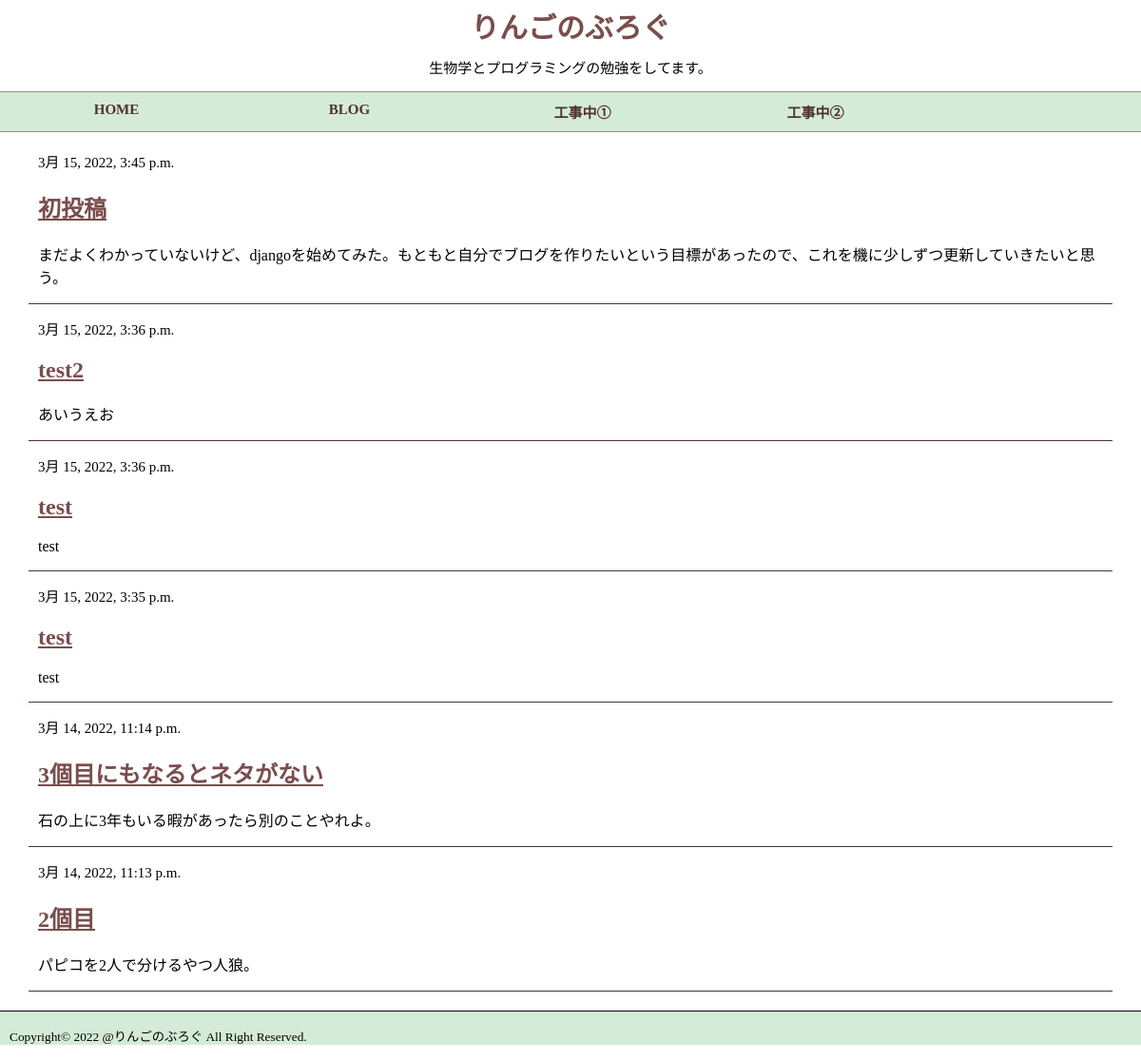
The app's page /, older data.
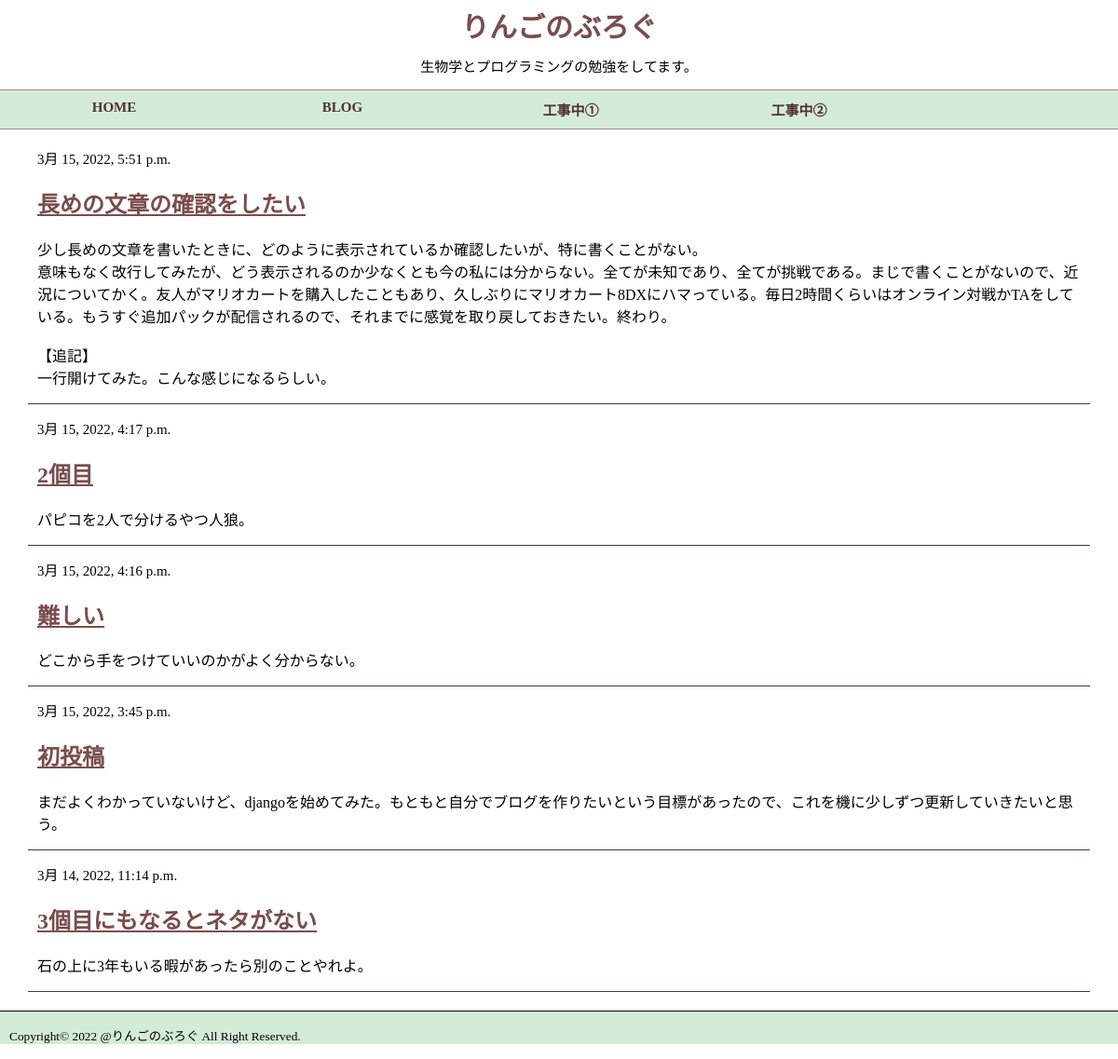
The same page, newer data.
### blog/models.py (models this page shows, shortened)
class Post(models.Model):
    author = models.ForeignKey(settings.AUTH_USER_MODEL, on_delete=models.CASCADE)
    title = models.CharField(max_length=200)
    text = models.TextField()
    create_date = models.DateTimeField(default=timezone.now)
    published_date = models.DateTimeField(blank=True, null=True)

### blog/views.py (the view)
# urls.py: path('', views.post_list, name='post_list'),
def post_list(request):
    posts = Post.objects.filter(published_date__lte=timezone.now()).order_by('-published_date')
    return render(request, 'blog/post_list.html', {'posts' : posts})

### blog/templates/blog/post_list.html
{% extends 'blog/base.html' %}
{% block content %}
    {% for post in posts %}
        <div class="post">
            <div class="date">
                <p>{{ post.published_date }}</p>
            </div>
            <h2><a href="{% url 'post_detail' pk=post.pk %}">{{ post.title }}</a></h2>
            <p>{{ post.text|linebreaksbr }}</p>
        </div>
    {% endfor %}
{% endblock %}

Row changes from the older to the newer data that the page shows:
removed Post: published_date "3月 15, 2022, 3:36 p.m.", title "test2", text "あいうえお"
removed Post: published_date "3月 15, 2022, 3:36 p.m.", title "test", text "test"
removed Post: published_date "3月 15, 2022, 3:35 p.m.", title "test", text "test"
added Post: published_date "3月 15, 2022, 5:51 p.m.", title "長めの文章の確認をしたい", text "少し長めの文章を書いたときに、どのように表示されているか確認したいが、特に書くことがない。 意味もなく改行してみたが、どう表示されるのか少なくとも今の私には分からない。全てが未知であり、全てが挑戦である。まじで書くことがないので、近況についてかく。友人がマリオカートを購入したこともあり、久しぶりにマリオカート8DXにハマっている。毎日2時間くらいはオンライン対戦かTAをしている。もうすぐ追加パックが配信されるので、それまでに感覚を取り戻しておきたい。終わり。 【追記】 一行開けてみた。こんな感じになるらしい。"
changed Post "2個目": published_date "3月 14, 2022, 11:13 p.m." → "3月 15, 2022, 4:17 p.m."; moves up the list
added Post: published_date "3月 15, 2022, 4:16 p.m.", title "難しい", text "どこから手をつけていいのかがよく分からない。"
